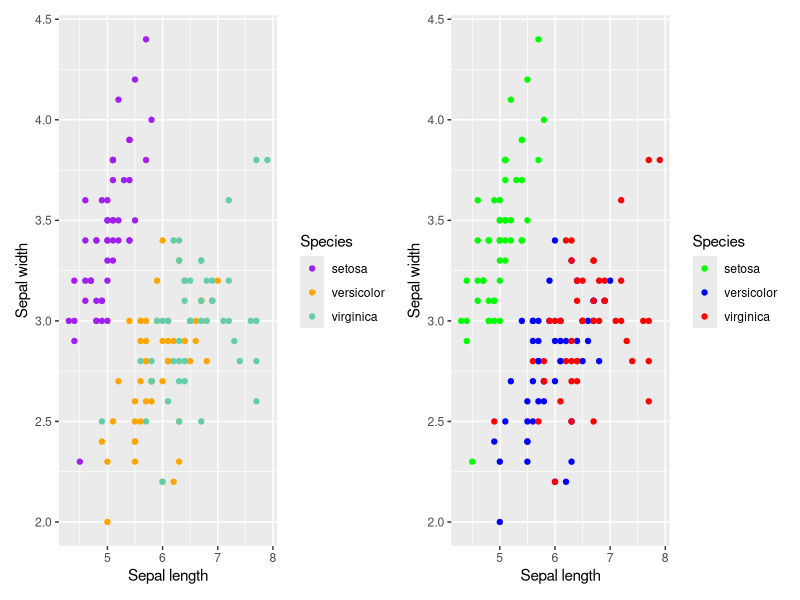
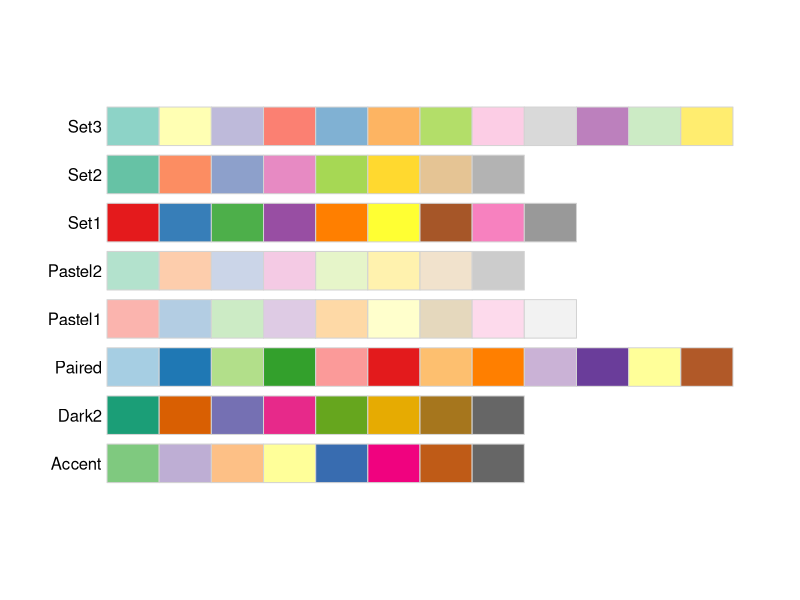
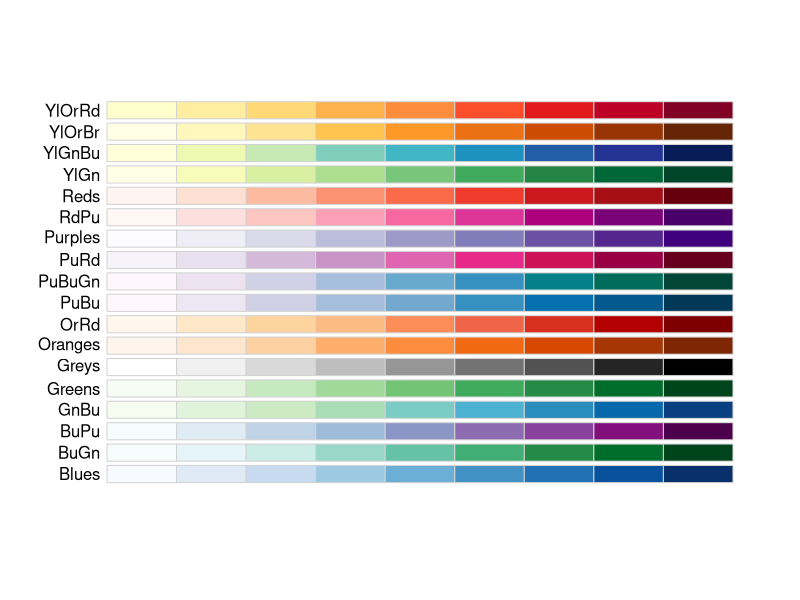
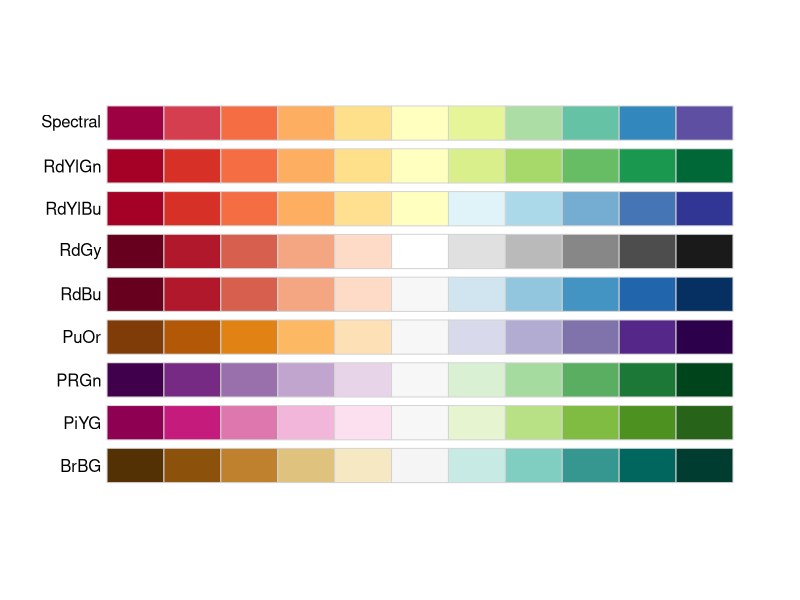

Source code (R) for these figures, in order:
## ---- chunk 1
#| output: false
#| echo: false

library(ggplot2)
library(patchwork)
## ---- chunk 2
#| label: palettes
my_palette1 <- c('purple', 'orange', 'aquamarine3')
my_palette2 <- c('virginica' = '#FF0000', 'setosa' = '#00FF00', 'versicolor' = '#0000FF') # Fully Red, Green, Blue in RGB notation

p1 <- ggplot(iris, aes(x=Sepal.Length, y=Sepal.Width, color=Species)) + 
  geom_point() +
  xlab("Sepal length") +
  ylab("Sepal width") 

(p1 + scale_color_manual(values = my_palette1)) +
  (p1 + scale_color_manual(values = my_palette2))

## ---- chunk 3
library(RColorBrewer)
display.brewer.all(type='qual')
## ---- chunk 4
display.brewer.all(type='seq')

## ---- chunk 5
display.brewer.all(type='div')
